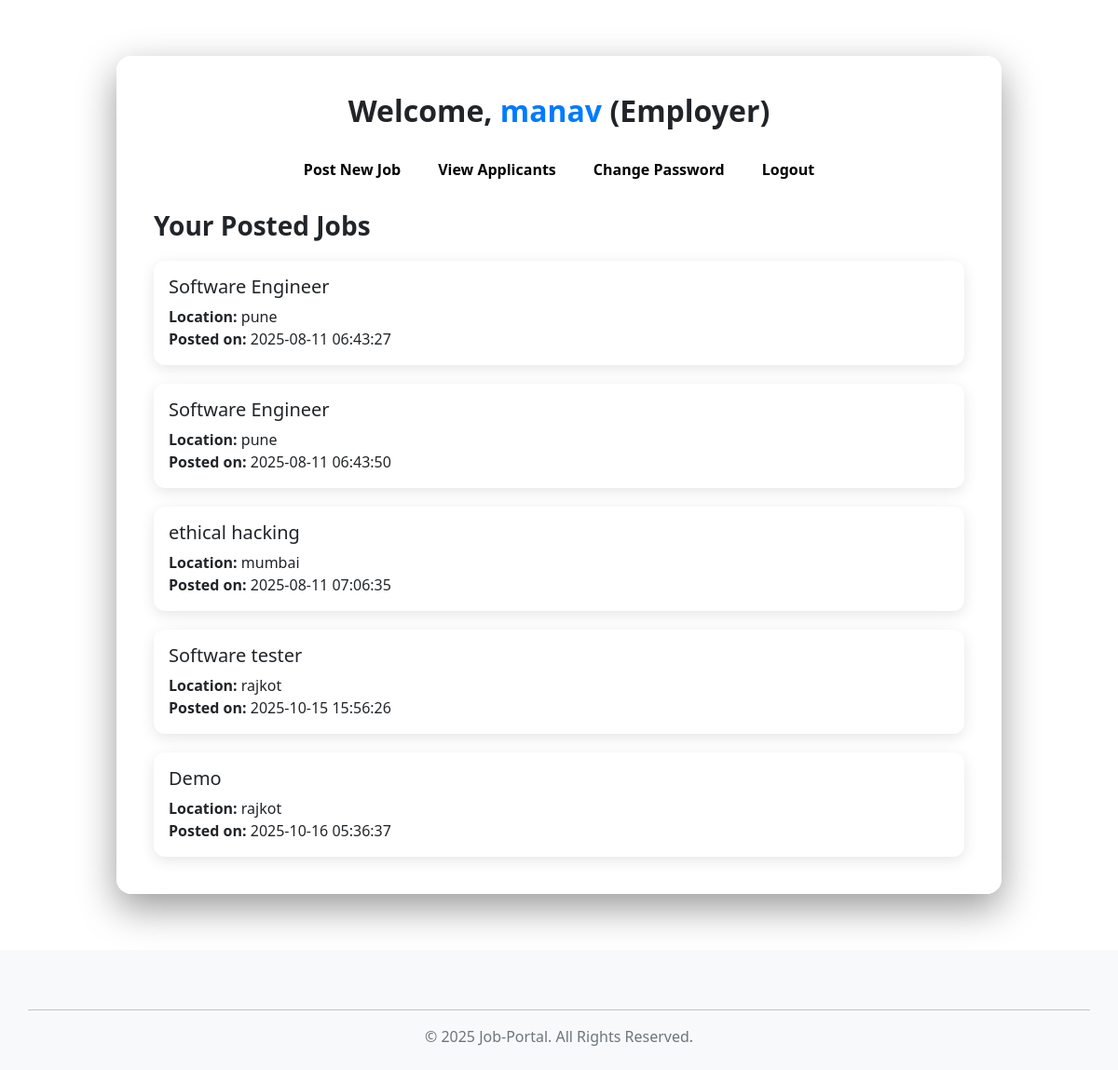
The page /employer/dashboard.php (signed in) on the database its author committed.
### tables this page shows
CREATE TABLE `jobs` (
  `id` int(11) NOT NULL,
  `employer_id` int(11) NOT NULL,
  `title` varchar(255) NOT NULL,
  `description` text NOT NULL,
  `location` varchar(100) DEFAULT NULL,
  `salary_range` varchar(50) DEFAULT NULL,
  `job_type` enum('Full-Time','Part-Time','Internship','Remote') DEFAULT NULL,
  `experience_required` varchar(100) DEFAULT NULL,
  `skills_required` text DEFAULT NULL,
  `created_at` timestamp NOT NULL DEFAULT current_timestamp(),
  `company_name` varchar(255) DEFAULT NULL,
  `tags` varchar(255) DEFAULT NULL
);

### employer/dashboard.php (the view, shortened to what this page needs)
<?php
include("../config.php");
$employer_id = $_SESSION['userid'];
$jobs = $conn->query("SELECT * FROM jobs WHERE employer_id = $employer_id");
?>
<!DOCTYPE html>
<html>
<head>
    <link href="https://cdn.jsdelivr.net/npm/bootstrap@5.3.0/dist/css/bootstrap.min.css" rel="stylesheet">
</head>
<body>
<div class="container dashboard-container">
    <h2 class="text-center mb-4">Welcome, <span><?php echo htmlspecialchars($_SESSION['username']); ?></span> (Employer)</h2>
    <nav class="nav nav-pills justify-content-center mb-4">
        <a class="nav-link me-2" href="post-job.php">Post New Job</a>
        <a class="nav-link me-2" href="view-applicants.php">View Applicants</a>
        <a class="nav-link me-2" href="../change-password.php">Change Password</a>
        <a class="nav-link" href="../logout.php">Logout</a>
    </nav>
    <h3 class="mb-3">Your Posted Jobs</h3>
    <?php if ($jobs && $jobs->num_rows > 0): ?>
        <?php while ($job = $jobs->fetch_assoc()): ?>
            <div class="card">
                <div class="card-body">
                    <h5 class="card-title"><?php echo htmlspecialchars($job['title']); ?></h5>
                    <p class="card-text">
                        <strong>Location:</strong> <?php echo htmlspecialchars($job['location']); ?><br>
                        <strong>Posted on:</strong> <?php echo htmlspecialchars($job['created_at']); ?>
                    </p>
                </div>
            </div>
        <?php endwhile; ?>
    <?php else: ?>
        <div class="alert alert-warning text-center">You have not posted any jobs yet.</div>
    <?php endif; ?>
</div>
<?php include('../footer.php'); ?>
</body>
</html>

### employer/dashboard.php (style rules this page uses)
body { background: url('https://images.unsplash.com/photo-1504384308090-c894fdcc538d') no-repeat center center fixed; background-size: cover; font-family: 'Segoe UI', Tahoma, Geneva, Verdana, sans-serif; color: #212529; }
.dashboard-container { background: rgba(255, 255, 255, 0.95); padding: 40px; border-radius: 16px; box-shadow: 0 15px 40px rgba(0,0,0,0.4); max-width: 950px; margin: 60px auto; }
h2, h3 { font-weight: bold; }
.card { border: none; border-radius: 12px; box-shadow: 0 4px 15px rgba(0,0,0,0.1); margin-top: 20px; transition: transform 0.3s ease, box-shadow 0.3s ease; }
.nav-link { color: #000 !important; font-weight: 600; transition: background 0.3s; }
.text-center span { color: #007bff; }

### rows shown on the page
jobs: title "Software Engineer", location "pune", created_at "2025-08-11 06:43:27"
jobs: title "Software Engineer", location "pune", created_at "2025-08-11 06:43:50"
jobs: title "ethical hacking", location "mumbai", created_at "2025-08-11 07:06:35"
jobs: title "Software tester", location "rajkot", created_at "2025-10-15 15:56:26"
jobs: title "Demo", location "rajkot", created_at "2025-10-16 05:36:37"

### other values the page prints
$_SESSION['username'] "manav"
